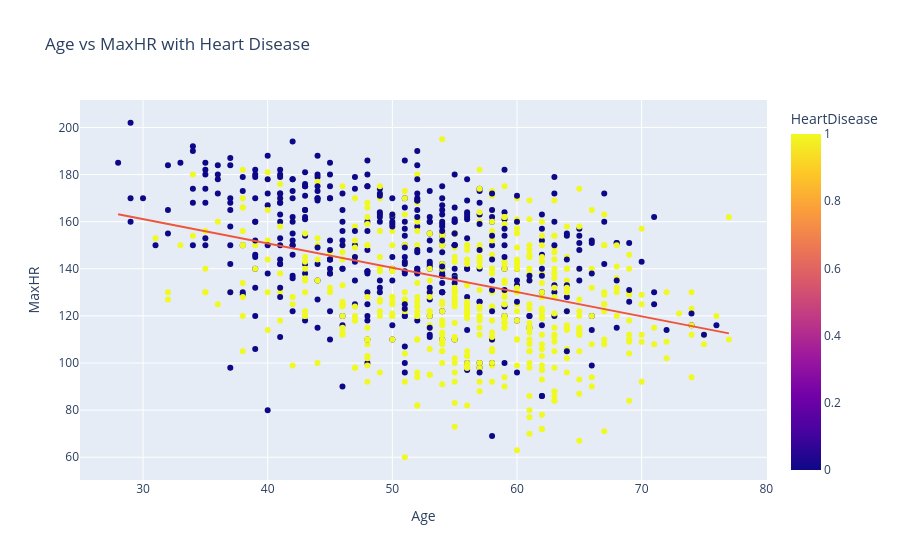

Write notebook code for a chart like this one.
### Code cell
fig = px.scatter(df, x='Age', y='MaxHR', color='HeartDisease', trendline='ols',
                 title='Age vs MaxHR with Heart Disease')
fig.show()

### Figure 1 — Plotly figure (JSON) as saved in the notebook; plotly's stock layout.template omitted (floating-point values rounded to 4 significant figures; data arrays with more than 128 entries replaced by an {"elided": "..."} marker saying what was removed)
{"data": [{"hovertemplate": "Age=%{x}<br>MaxHR=%{y}<br>HeartDisease=%{marker.color}<extra></extra>", "legendgroup": "", "marker": {"color": {"elided": "918 int values"}, "coloraxis": "coloraxis", "symbol": "circle"}, "mode": "markers", "name": "", "orientation": "v", "showlegend": false, "type": "scatter", "x": {"elided": "918 int values"}, "xaxis": "x", "y": {"elided": "918 int values"}, "yaxis": "y"}, {"hovertemplate": "<b>OLS trendline</b><br>MaxHR = -1.03121 * Age + 191.99<br>R<sup>2</sup>=0.145958<br><br>Age=%{x}<br>MaxHR=%{y} <b>(trend)</b><extra></extra>", "legendgroup": "", "marker": {"symbol": "circle"}, "mode": "lines", "name": "", "showlegend": false, "type": "scatter", "x": {"elided": "918 int values"}, "xaxis": "x", "y": {"elided": "918 float values"}, "yaxis": "y"}], "layout": {"coloraxis": {"colorbar": {"title": {"text": "HeartDisease"}}, "colorscale": [[0, "#0d0887"], [0.1111, "#46039f"], [0.2222, "#7201a8"], [0.3333, "#9c179e"], [0.4444, "#bd3786"], [0.5556, "#d8576b"], [0.6667, "#ed7953"], [0.7778, "#fb9f3a"], [0.8889, "#fdca26"], [1, "#f0f921"]]}, "legend": {"tracegroupgap": 0}, "title": {"text": "Age vs MaxHR with Heart Disease"}, "xaxis": {"anchor": "y", "domain": [0, 1], "title": {"text": "Age"}}, "yaxis": {"anchor": "x", "domain": [0, 1], "title": {"text": "MaxHR"}}}}
